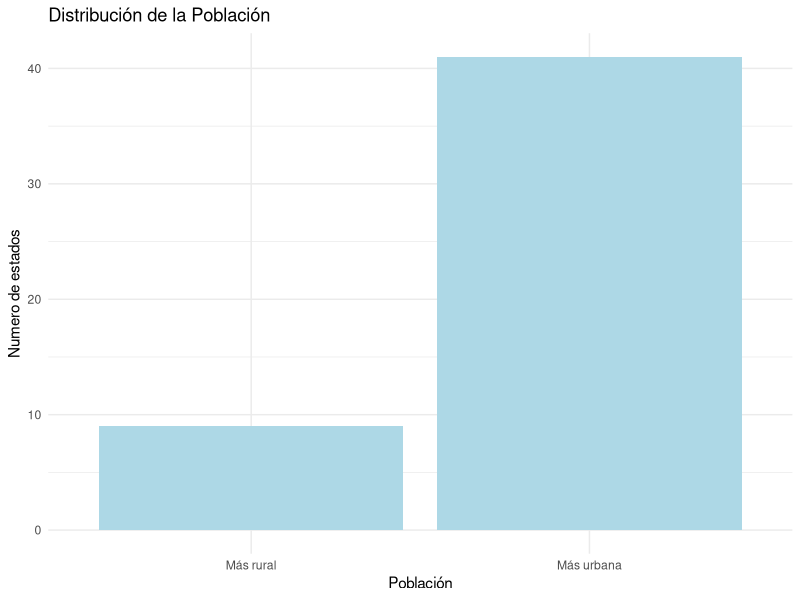
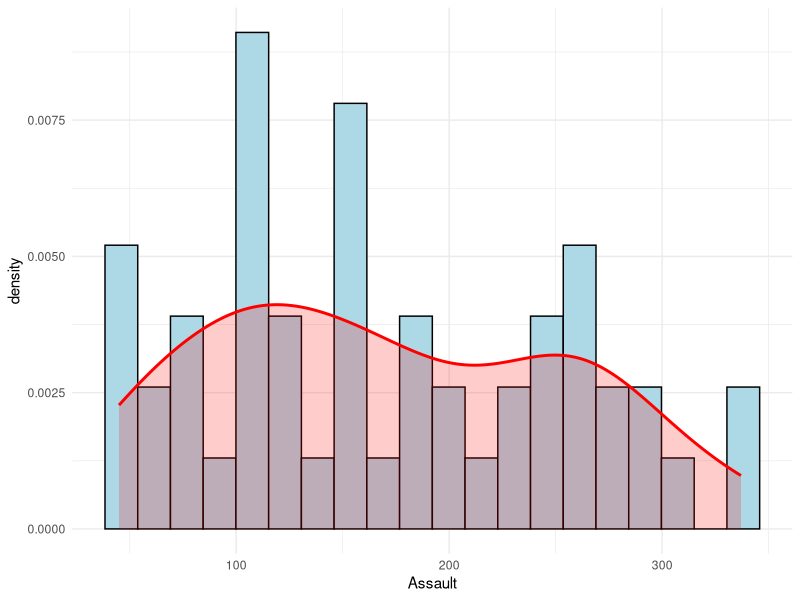
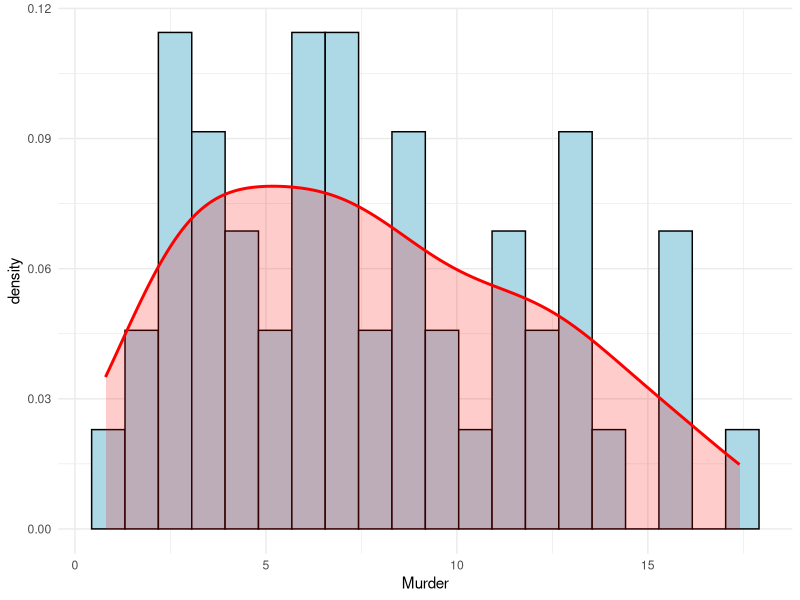
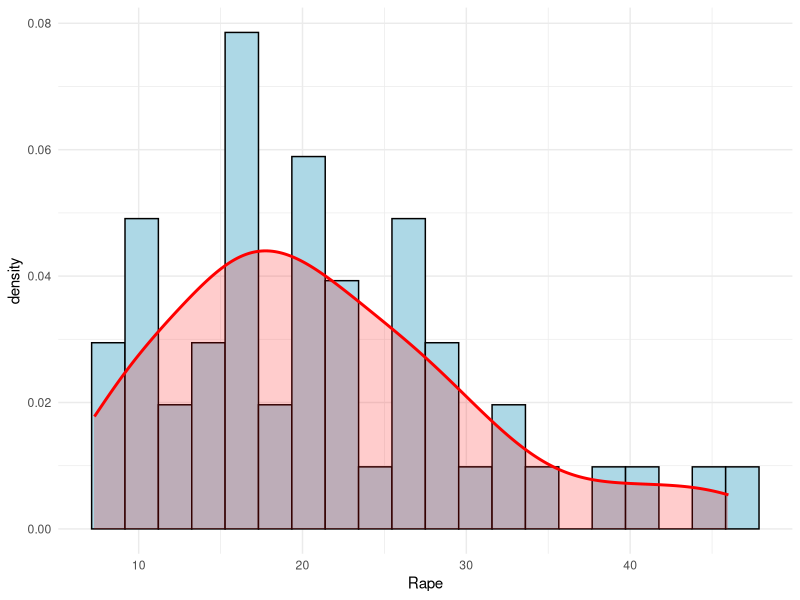
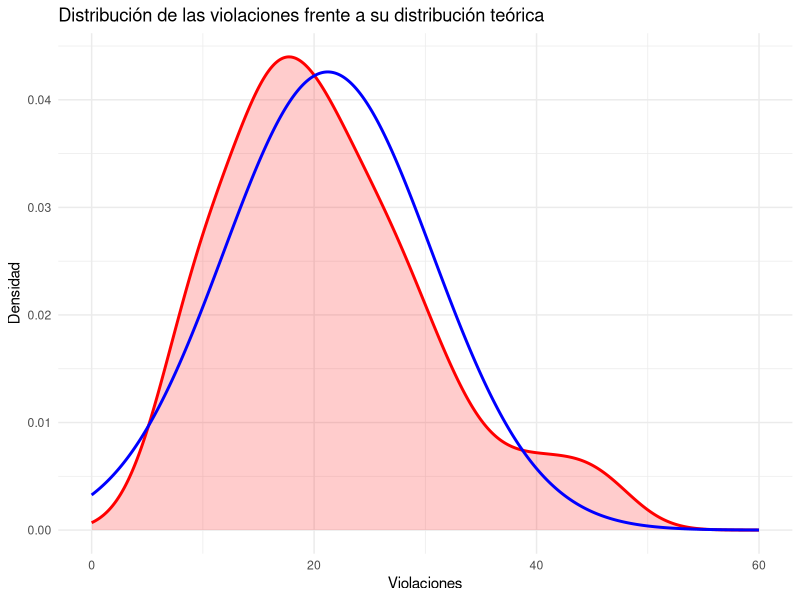
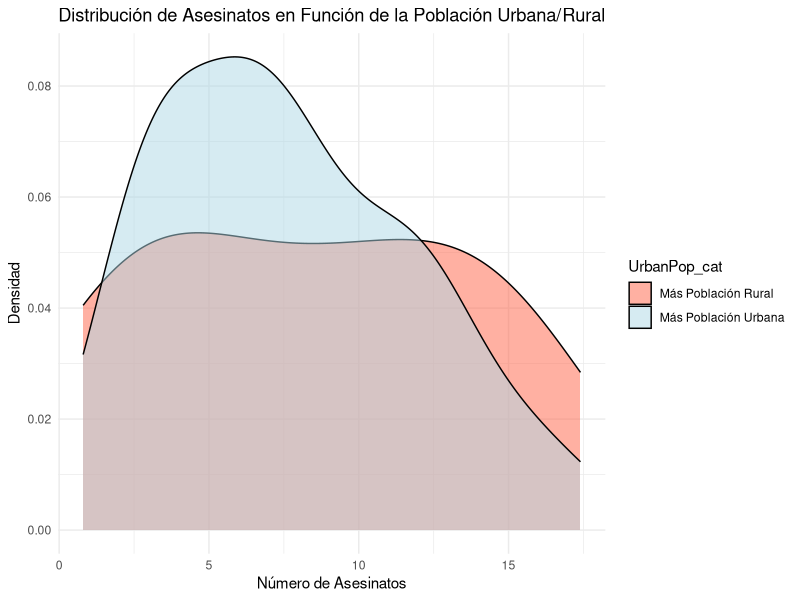
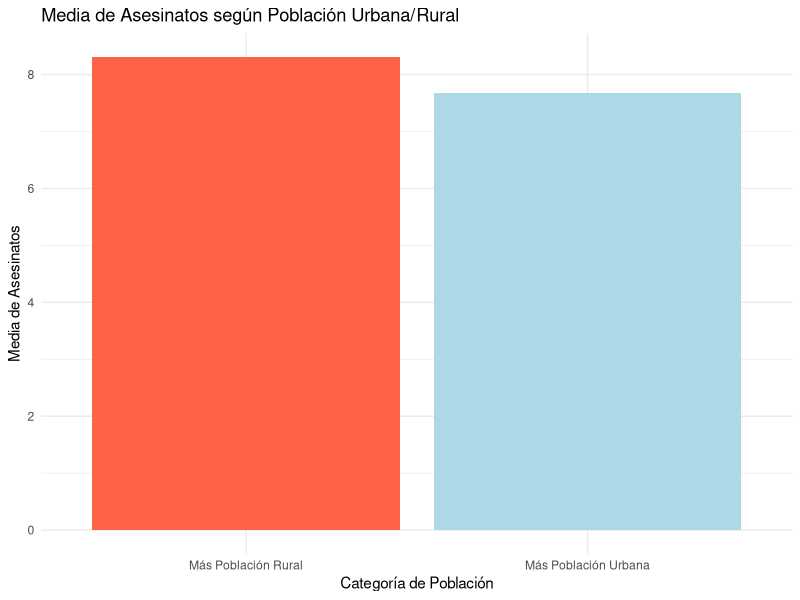

Generate these figures, in order, with R:
## ---- chunk 1
library(datasets)
library(dplyr)
library(ggplot2)
datos=datasets::USArrests
## ---- chunk 2
dim(datos)
## ---- chunk 3
str(datos)
## ---- chunk 4
summary(datos)
print("desviaciones típicas de cada variable: \n")
sd(datos$Murder)
sd(datos$Assault)
sd(datos$Rape)
sd(datos$UrbanPop)

## ---- chunk 5

discretizada <- ifelse(USArrests$UrbanPop > 50, "Más urbana", "Más rural")

# Crear un gráfico de barras para visualizar la discretización
ggplot(USArrests, aes(x = discretizada)) +
  geom_bar(fill = "lightblue") +
  labs(title = "Distribución de la Población",
       x = "Población",
       y = "Numero de estados") +
  theme_minimal() 

## ---- chunk 6
library(ggplot2)

ggplot(datos, aes(x = Assault)) + 
  geom_histogram(aes(y = ..density..),
                 colour = 1, fill = "lightblue", bins=20) +
  geom_density(lwd = 1, colour = "red",
               fill = "red", alpha = 0.2) + theme_minimal()

ggplot(datos, aes(x = Murder)) + 
  geom_histogram(aes(y = ..density..),
                 colour = 1, fill = "lightblue", bins=20) +
  geom_density(lwd = 1, colour = "red",
               fill = "red", alpha = 0.2) + theme_minimal()

ggplot(datos, aes(x = Rape)) + 
  geom_histogram(aes(y = ..density..),
                 colour = 1, fill = "lightblue", bins=20) +
  geom_density(lwd = 1, colour = "red",
               fill = "red", alpha = 0.2) + theme_minimal()
## ---- chunk 7
mean_value <- 21.23     
sd_value <- 9.366385    
x <- seq(0, 60, length.out = 1000)
y <- dnorm(x, mean = mean_value, sd = sd_value)
# Crear un dataframe para ggplot
normal <- data.frame(x = x, y = y)

ggplot(USArrests, aes(x = Rape)) + 
  geom_density(lwd = 1, colour = "red", fill = "red", alpha = 0.2) + 
  geom_line(data = normal, aes(x = x, y = y), colour = "blue", lwd = 1) + 
  theme_minimal() +
  labs(title = "Distribución de las violaciones frente a su distribución teórica",
       x = "Violaciones",
       y = "Densidad")

## ---- chunk 8
print(paste("media =", mean(USArrests$Rape)))
print(paste("desviación típica = " , sd(datos$Rape)))
## ---- chunk 9
x <- 10
n <- 10000
simulacion <- rnorm(n, mean = mean(USArrests$Murder), sd = sd(USArrests$Murder))
prob <- mean(simulacion > x)
print(paste("Probabilidad de que haya más de 10 asesinatos = ", prob))
## ---- chunk 10

# Discretizar la variable UrbanPop
USArrests$UrbanPop_cat <- ifelse(USArrests$UrbanPop > 50, "Más Población Urbana", "Más Población Rural")

# Crear el gráfico de densidad para comparar la variable Murder
ggplot(USArrests, aes(x = Murder, fill = UrbanPop_cat)) +
  geom_density(alpha = 0.5, show.legend = TRUE) +
  labs(title = "Distribución de Asesinatos en Función de la Población Urbana/Rural",
       x = "Número de Asesinatos",
       y = "Densidad") +
  scale_fill_manual(values = c("Más Población Urbana" = "lightblue", "Más Población Rural" = "tomato")) +
  theme_minimal()
## ---- chunk 11

# Discretizar la variable UrbanPop
USArrests$UrbanPop_cat <- ifelse(USArrests$UrbanPop > 50, "Más Población Urbana", "Más Población Rural")

# Calcular la media de asesinatos por categoría
murder_summary <- USArrests %>%
  group_by(UrbanPop_cat) %>%
  summarize(Media_Asesinatos = mean(Murder))

# Crear el gráfico de barras
ggplot(murder_summary, aes(x = UrbanPop_cat, y = Media_Asesinatos, fill = UrbanPop_cat)) +
  geom_bar(stat = "identity", show.legend = FALSE) +  
  labs(title = "Media de Asesinatos según Población Urbana/Rural",
       x = "Categoría de Población",
       y = "Media de Asesinatos") +
  scale_fill_manual(values = c("Más Población Urbana" = "lightblue", "Más Población Rural" = "tomato")) +
  theme_minimal()
